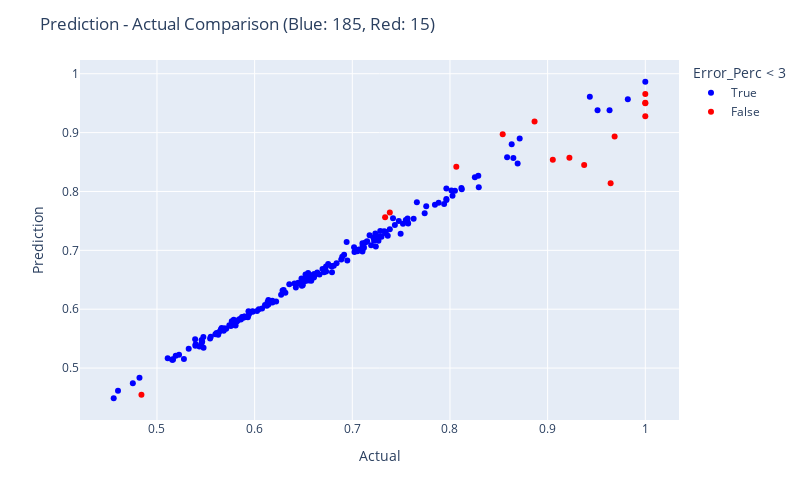

Source (notebook cell):
### Code cell
fig = px.scatter(res_ann, x="Actual", y="Prediction", color = "Error_Perc < 3", color_discrete_map= {True:"blue", False: "red"},
                 hover_data=["Actual", "Prediction", "Error_Perc"])

fig.update_layout(
    autosize=False,
    width=800,
    height=500,
    title_text=f"Prediction - Actual Comparison (Blue: {blue}, Red: {red})",
)

fig.show()

### Figure 1 — Plotly figure (JSON) as saved in the notebook; plotly's stock layout.template omitted (floating-point values rounded to 4 significant figures; data arrays with more than 128 entries replaced by an {"elided": "..."} marker saying what was removed)
{"data": [{"customdata": {"elided": "185x1 float values"}, "hovertemplate": "Error_Perc < 3=True<br>Actual=%{x}<br>Prediction=%{y}<br>Error_Perc=%{customdata[0]}<extra></extra>", "legendgroup": "True", "marker": {"color": "blue", "symbol": "circle"}, "mode": "markers", "name": "True", "orientation": "v", "showlegend": true, "type": "scatter", "x": {"elided": "185 float values"}, "xaxis": "x", "y": {"elided": "185 float values"}, "yaxis": "y"}, {"customdata": [[-5.675], [-9.865], [3.068], [-4.996], [-6.121], [3.521], [-15.6], [4.428], [-3.45], [-7.208], [5.047], [-7.756], [-7.035], [3.644], [-4.907]], "hovertemplate": "Error_Perc < 3=False<br>Actual=%{x}<br>Prediction=%{y}<br>Error_Perc=%{customdata[0]}<extra></extra>", "legendgroup": "False", "marker": {"color": "red", "symbol": "circle"}, "mode": "markers", "name": "False", "orientation": "v", "showlegend": true, "type": "scatter", "x": [0.9053, 0.9374, 0.7336, 1, 0.4841, 0.7384, 0.9645, 0.8065, 1, 1, 0.854, 0.9686, 0.9223, 0.8866, 1], "xaxis": "x", "y": [0.8539, 0.845, 0.7561, 0.95, 0.4545, 0.7644, 0.814, 0.8422, 0.9655, 0.9279, 0.8971, 0.8935, 0.8574, 0.9189, 0.9509], "yaxis": "y"}], "layout": {"autosize": false, "height": 500, "legend": {"title": {"text": "Error_Perc < 3"}, "tracegroupgap": 0}, "margin": {"t": 60}, "title": {"text": "Prediction - Actual Comparison (Blue: 185, Red: 15)"}, "width": 800, "xaxis": {"anchor": "y", "autorange": true, "domain": [0, 1], "range": [0.4211, 1.035], "title": {"text": "Actual"}, "type": "linear"}, "yaxis": {"anchor": "x", "autorange": true, "domain": [0, 1], "range": [0.4117, 1.023], "title": {"text": "Prediction"}, "type": "linear"}}}
